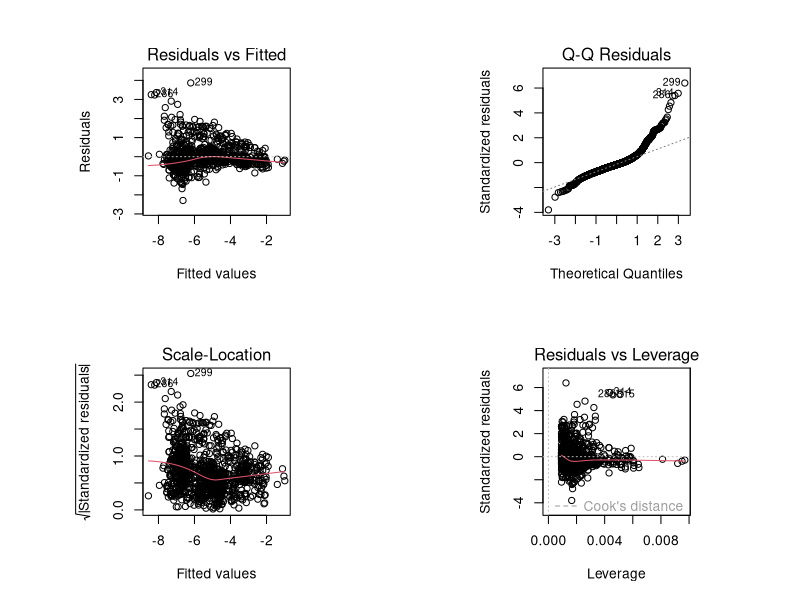
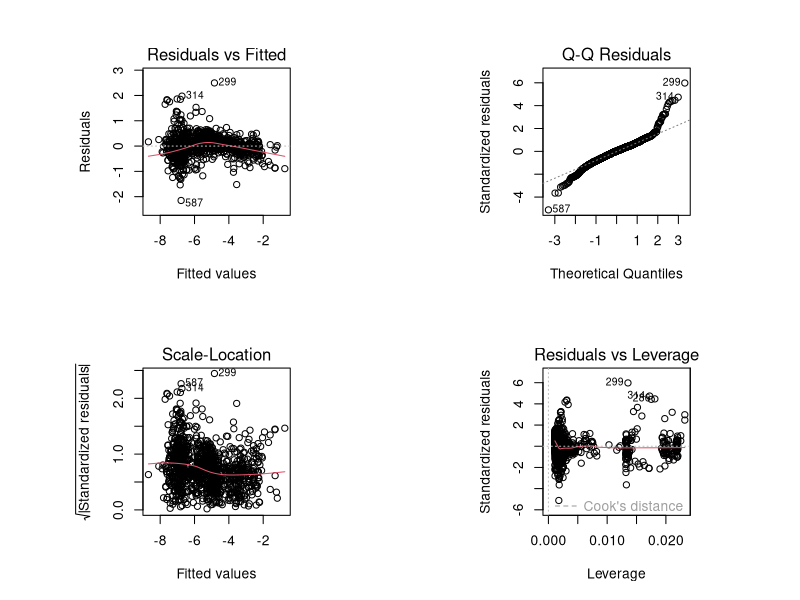
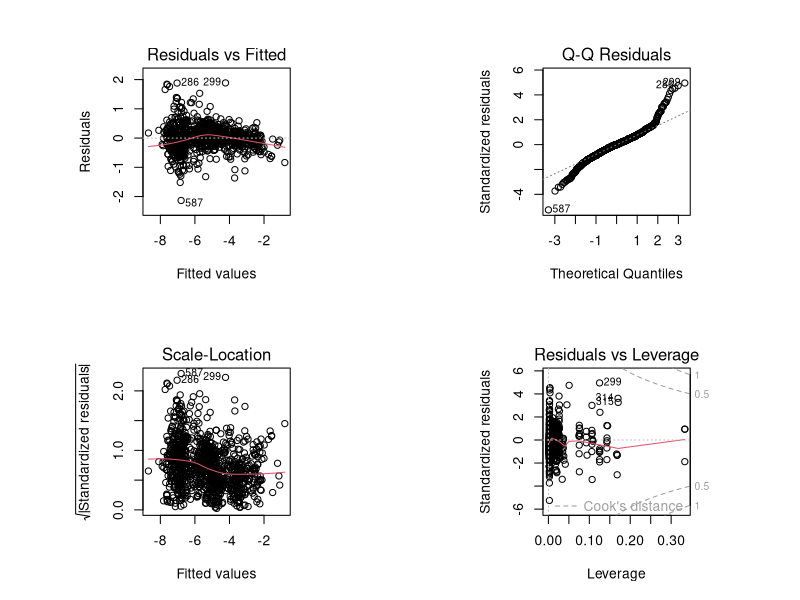
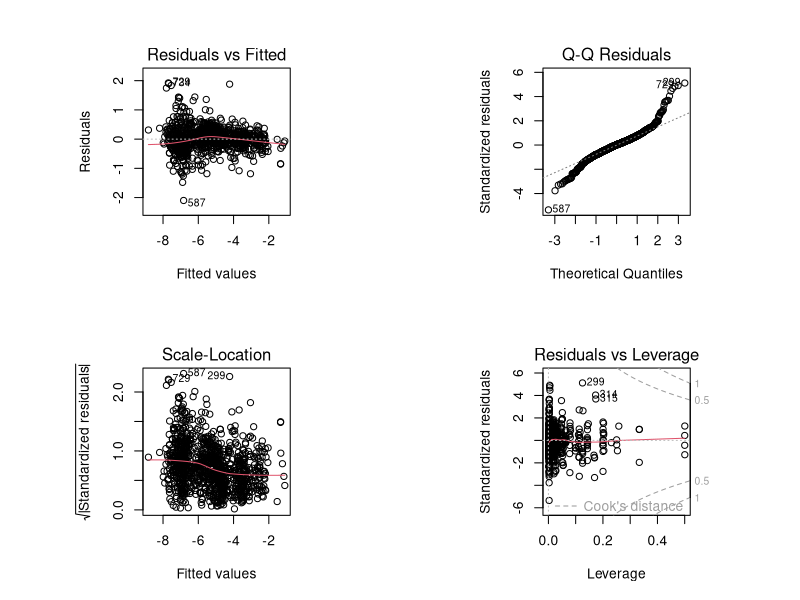
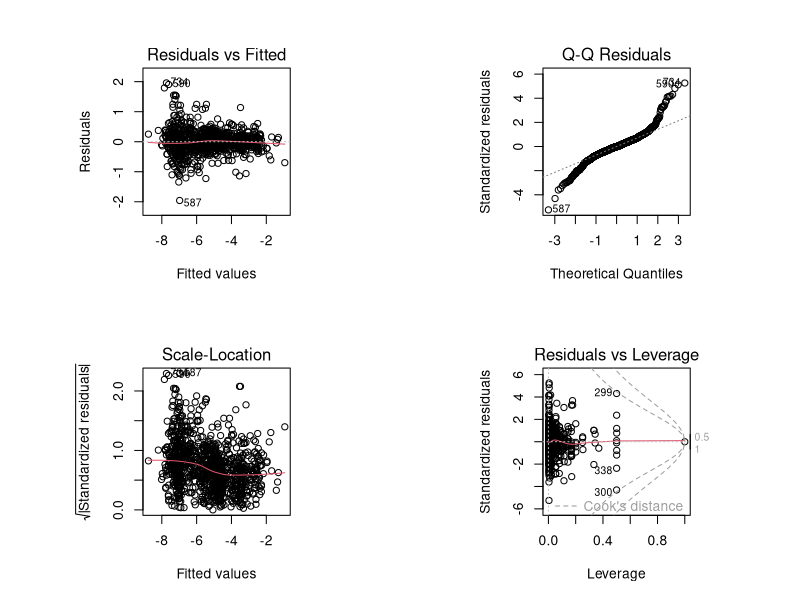
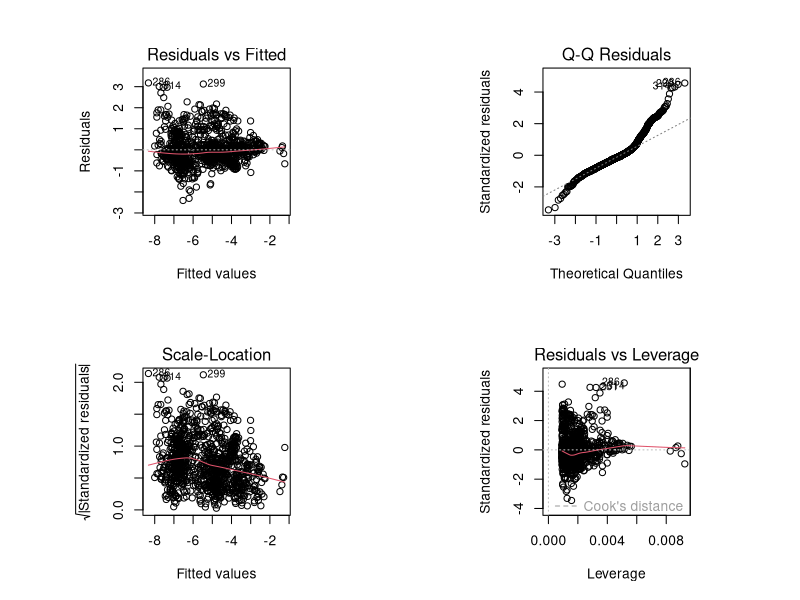
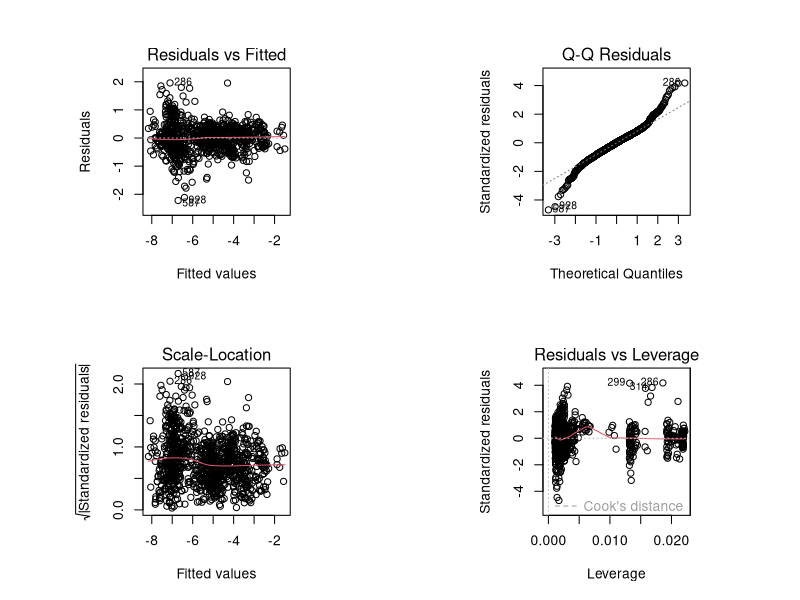
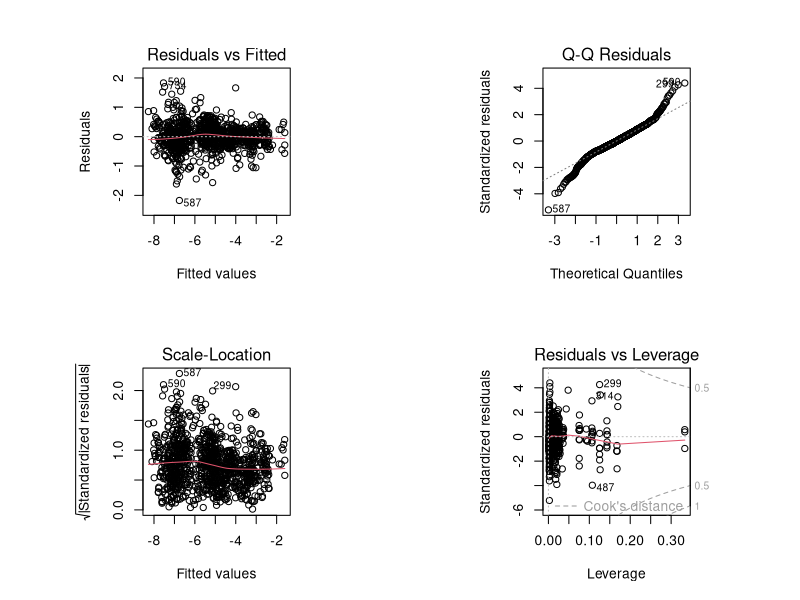

Recreate these plots in R, in order.
###Bee analyses

PredAllo=read.csv("PredAlloPoll10218.csv",header=T)

##Individual data frames
PredAllo.split=split(PredAllo,PredAllo$Taxa)
BEE=as.data.frame(PredAllo.split[[1]])
HOV=PredAllo.split[[2]]

#One specimen without genus
BEE=BEE[-454,]
BEE[454,]


#Graphing parameters
par(mfrow=c(2,2))
par(pty="s")

#Libraries
#1
Bee.ITm1=lm(log(Spec.wgt)~log(IT),BEE)
plot(Bee.ITm1)
#2
Bee.ITm2=lm(log(Spec.wgt)~log(IT)+Country,BEE)
plot(Bee.ITm2)
#3
Bee.ITm3=lm(log(Spec.wgt)~log(IT)+Country+Subfamily,BEE)
plot(Bee.ITm3)
#4
Bee.ITm4=lm(log(Spec.wgt)~log(IT)+Country+Tribe,BEE)
plot(Bee.ITm4)
#5
Bee.ITm5=lm(log(Spec.wgt)~log(IT)+Country+Genus,BEE)
plot(Bee.ITm5)
is.na(BEE$Genus)

summary(Bee.ITm1)
#Adjusted R-squared:  0.8488 
summary(Bee.ITm2)
#Adjusted R-squared:  0.9268 
summary(Bee.ITm3)
#Adjusted R-squared:  0.9314 
summary(Bee.ITm4)
#Adjusted R-squared:  0.9351 
summary(Bee.ITm5)
#Adjusted R-squared:  0.9421 

anova(Bee.ITm1,Bee.ITm2,Bee.ITm3,Bee.ITm5)
#Analysis of Variance Table

#Model 1: log(Spec.wgt) ~ log(IT)
#Model 2: log(Spec.wgt) ~ log(IT) + Country
#Model 3: log(Spec.wgt) ~ log(IT) + Country + Subfamily
#Model 4: log(Spec.wgt) ~ log(IT) + Country + Genus
  #Res.Df    RSS Df Sum of Sq        F    Pr(>F)    
#1   1074 392.17                                    
#2   1071 189.30  3   202.872 485.1239 < 2.2e-16 ***
#3   1059 175.48 12    13.824   8.2643 4.911e-15 ***
#4   1036 144.41 23    31.064   9.6891 < 2.2e-16 ***

AIC(Bee.ITm1,Bee.ITm2,Bee.ITm3,Bee.ITm4,Bee.ITm5)

#df       AIC
#Bee.ITm1  3 1973.5501
#Bee.ITm2  6 1195.8314
#Bee.ITm3 18 1138.2381
#Bee.ITm5 41  974.6007


#Different sample size due to missing tribes
#Bee.ITm4 28 1002.8947

summary(Bee.ITm1)
#Adjusted R-squared:  0.8485 
summary(Bee.ITm2)
#Adjusted R-squared:  0.9267 
summary(Bee.ITm3)
#Adjusted R-squared:  0.9312 
summary(Bee.ITm4)
#Adjusted R-squared:  0.9351
summary(Bee.ITm5)
#Adjusted R-squared:  0.9422

###Body length
Bee.BLm1=lm(log(Spec.wgt)~log(BL),BEE)
plot(Bee.BLm1)
Bee.BLm2=lm(log(Spec.wgt)~log(BL)+Country,BEE)
plot(Bee.BLm2)
Bee.BLm3=lm(log(Spec.wgt)~log(BL)+Country+Subfamily,BEE)
plot(Bee.BLm3)
Bee.BLm4=lm(log(Spec.wgt)~log(BL)+Country+Tribe,BEE)
plot(Bee.BLm4)
Bee.BLm5=lm(log(Spec.wgt)~log(BL)+Country+Genus,BEE)
plot(Bee.BLm5)

anova(Bee.BLm1,Bee.BLm2,Bee.BLm3,Bee.BLm5)
#Analysis of Variance Table

#Model 1: log(Spec.wgt) ~ log(BL)
#Model 2: log(Spec.wgt) ~ log(BL) + Country
#Model 3: log(Spec.wgt) ~ log(BL) + Country + Subfamily
#Model 4: log(Spec.wgt) ~ log(BL) + Country + Genus
  #Res.Df    RSS Df Sum of Sq        F    Pr(>F)    
#1   1074 522.45                                    
#2   1071 240.22  3   282.228 618.6484 < 2.2e-16 ***
#3   1059 184.16 12    56.069  30.7260 < 2.2e-16 ***
#4   1036 157.54 23    26.614   7.6095 < 2.2e-16 ***

summary(Bee.BLm1)
#Adjusted R-squared:  0.7981 
summary(Bee.BLm2)
#Adjusted R-squared:  0.9069 
summary(Bee.BLm3)
#Adjusted R-squared:  0.9278 
summary(Bee.BLm4)
#Adjusted R-squared:  0.9355 
summary(Bee.BLm5)
#Adjusted R-squared:  0.9369 

##IT*BL

Bee.ITBLm1=lm(log(Spec.wgt)~log(ITxBL),BEE)
plot(Bee.ITBLm1)
Bee.ITBLm2=lm(log(Spec.wgt)~log(ITxBL)+Country,BEE)
plot(Bee.ITBLm2)
Bee.ITBLm3=lm(log(Spec.wgt)~log(ITxBL)+Country+Subfamily,BEE)
plot(Bee.ITBLm3)
Bee.ITBLm4=lm(log(Spec.wgt)~log(ITxBL)+Country+Tribe,BEE)
plot(Bee.ITBLm4)
Bee.ITBLm5=lm(log(Spec.wgt)~log(ITxBL)+Country+Genus,BEE)
plot(Bee.ITBLm5)

anova(Bee.ITBLm1,Bee.ITBLm2,Bee.ITBLm3,Bee.ITBLm5)
#Analysis of Variance Table

#Model 1: log(Spec.wgt) ~ log(ITxBL)
#Model 2: log(Spec.wgt) ~ log(ITxBL) + Country
#Model 3: log(Spec.wgt) ~ log(ITxBL) + Country + Subfamily
#Model 4: log(Spec.wgt) ~ log(ITxBL) + Country + Genus
  #Res.Df    RSS Df Sum of Sq        F    Pr(>F)    
#1   1074 397.81                                    
#2   1071 170.40  3   227.408 588.5981 < 2.2e-16 ***
#3   1059 154.85 12    15.556  10.0660 < 2.2e-16 ***
#4   1036 133.42 23    21.427   7.2338 < 2.2e-16 ***

summary(Bee.ITBLm1)
#Adjusted R-squared:  0.8463 
summary(Bee.ITBLm2)
#Adjusted R-squared:  0.934 
summary(Bee.ITBLm3)
#Adjusted R-squared:  0.9393
summary(Bee.ITBLm4)
#Adjusted R-squared:  0.9442
summary(Bee.ITBLm5)
#Adjusted R-squared:  0.9466 


#########
# Is gender important??)

#One specimen without genus
table(BEE$Sex)
#1
Bee.ITSm1=lm(log(Spec.wgt)~log(IT)+Sex,BEE)
plot(Bee.ITSm1)
#2
Bee.ITSm2=lm(log(Spec.wgt)~log(IT)+Country+Sex,BEE)
plot(Bee.ITSm2)
#3
Bee.ITSm3=lm(log(Spec.wgt)~log(IT)+Country+Subfamily+Sex,BEE)
plot(Bee.ITSm3)
#4
Bee.ITSm4=lm(log(Spec.wgt)~log(IT)+Country+Tribe+Sex,BEE)
plot(Bee.ITSm4)
#5
Bee.ITSm5=lm(log(Spec.wgt)~log(IT)+Country+Genus+Sex,BEE)
plot(Bee.ITSm5)

summary(Bee.ITSm1)
#Adjusted R-squared:  0.8507 
summary(Bee.ITSm2)
#Adjusted R-squared:  0.927 
summary(Bee.ITSm3)
#Adjusted R-squared:  0.9317 
summary(Bee.ITSm4)
#Adjusted R-squared:  0.9353 
summary(Bee.ITSm5)
#Adjusted R-squared:  0.9425 

